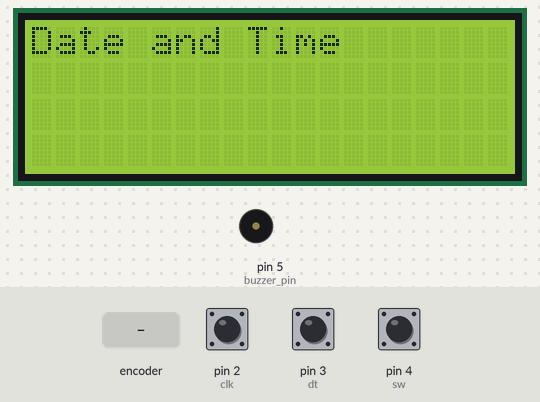
Bench run of a sketch on a simulated Arduino Uno, built with avr-gcc and run on an emulated ATmega328P. Parts: 20×4 character LCD, buzzer (waves = sounding). The test bench sets the inputs (shaded band); at power-on: pin 4 (sw) HIGH, pin 2 (clk) HIGH, pin 3 (dt) HIGH. The local clock reads 2024-03-15 10:24:30 at power-on unless the sketch sets it.

Above: at 4.2 s.
4.3 s: rotary encoder on pin 2 (clk) / pin 3 (dt) turned 3 steps (first pin leading)
At 6.0 s:
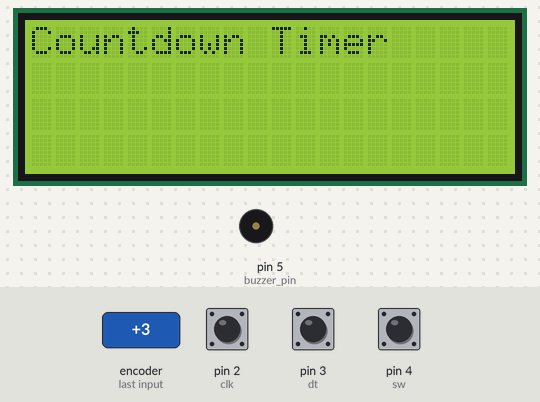
6.4 s: pin 4 (sw) pulled LOW for 0.15 s
At 7.3 s:
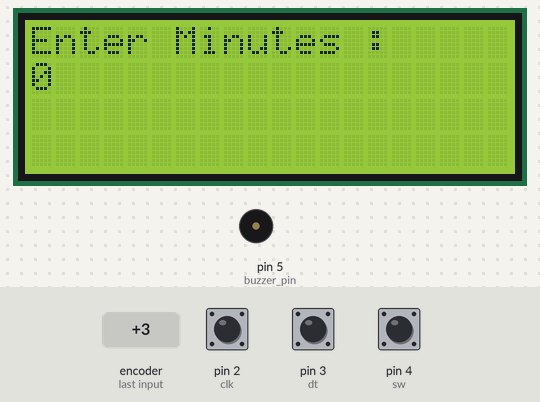
8.0 s: pin 4 (sw) pulled LOW for 1 s
At 9.1 s:
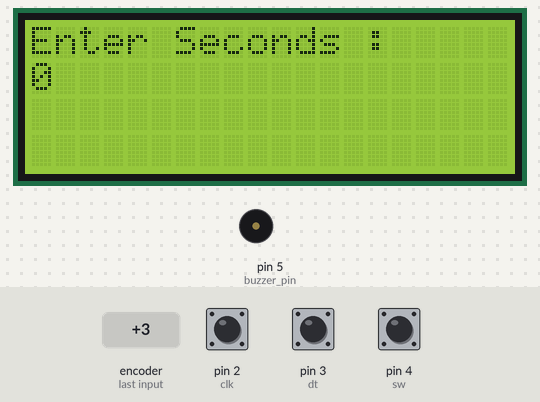
10.5 s: pin 4 (sw) pulled LOW for 0.15 s
At 10.9 s:
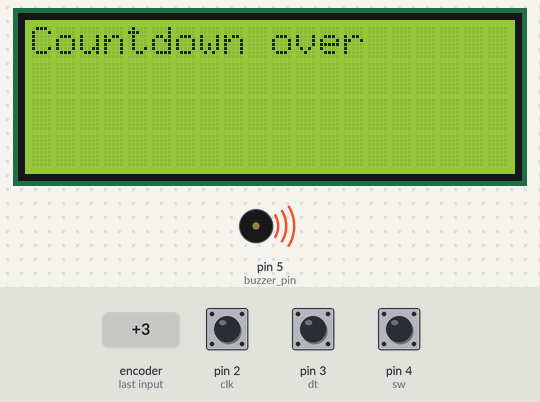
13.6 s: pin 4 (sw) pulled LOW for 3.2 s
At 15.6 s:
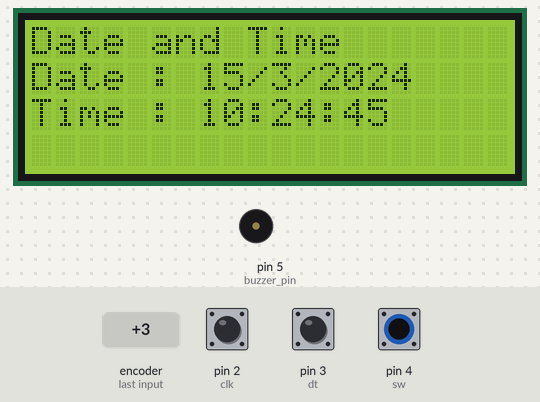
Timing chart, 0 to 17.1 s (numbered marks = the images above; inputs shaded):
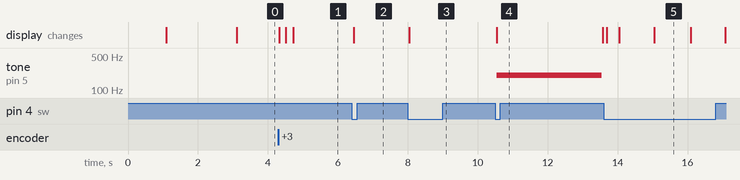

The sketch:

sketch.ino
```cpp
#include<RTClib.h>
#include<ezButton.h>
#include <LiquidCrystal_I2C.h>

RTC_DS1307 rtc;

byte buzzer_pin = 5;
//  lcd object : setting register address 0x27
LiquidCrystal_I2C lcd(0x27, 20, 4);

//  clock variables
int year = 0;
int month = 0;
int day = 0;
int hour = 0;
int minute = 0;
int second = 0;

//  alarm variables
int alarm_hours = 0;
int alarm_minutes = 0;

//  encoder variables
byte clk = 2;
byte dt = 3;
byte sw = 4;

ezButton button(sw);

//  counting rotations
int counter = 0;
int prev_counter = -1;
int flag = 1;

String rtc_date = "";
String rtc_time = "";

void setup() {

  Serial.begin(9600);

  //  initializing LCD
  lcd.init();  //  initialize the lcd.
  lcd.clear();  //  clears the screen and moves the cursor to the top left corner.
  lcd.backlight();  //  turn on the backlight.

  //  initial messages
  lcd.clear();
  lcd_print(0, 0, "RTC found");
  delay(1000);
  lcd_print(0, 0, "Hi i am Cuckoo!");
  delay(2000);
  if (!rtc.begin()) {
    // Serial.println("RTC not initialised");
    while (true);
  }
  // Serial.println("RTC found");

  attachInterrupt(digitalPinToInterrupt(clk), encoder, FALLING);

  button.setDebounceTime(25);
}

void encoder() {
  prev_counter = counter;
  if (digitalRead(dt)  ==  HIGH)counter++;
  else counter--;
  flag = 1;
}

void mode_selector() {
  counter = constrain(counter, 0, 3);
  if (prev_counter != counter  &&  flag  ==  1) {
    if (counter  ==  0) {
      lcd.clear();
      lcd_print(0, 0, "Date and Time");
    }
    else if (counter  ==  1) {
      lcd.clear();
      lcd_print(0, 0, "Set Alarm");
    }
    else if (counter  ==  2) {
      lcd.clear();
      lcd_print(0, 0, "Stopwatch");
    }
    else if (counter  ==  3) {
      lcd.clear();
      lcd_print(0, 0, "Countdown Timer");
    }
    flag = 0;
  }
}


void loop() {


  button.loop();
  if (button.isPressed())select_mode();


  mode_selector();

  current_time();
  //  playing alarm
  if (alarm_minutes  ==  minute  &&  alarm_hours  ==  hour) {
    play_buzzer(1000, 5000);

    // resetting variables
    alarm_hours = 0;
    alarm_minutes = 0;
  }


  //  for better working of simulator
  delay(10);
}


void select_mode() {
  if (counter  ==  0)get_time();
  else if (counter  ==  1)set_alarm();
  else if (counter  ==  2)stopwatch();
  else countdown();
}

void get_time() {
  while (true) {
    //  looping button
    button.loop();
    if (button.isPressed()) {
      lcd.clear();

      //  let's run the mode_selector
      prev_counter = -1;
      flag = 1;

      //  break the loop
      break;
    }

    //  getting current time
    current_time();
    String current_date = "Date : " + String(day) + "/" + String(month) +
                          "/" + String(year);
    String current_time = "Time : " + String(hour) + ":" + String(minute) +
                          ":" + String(second);
    lcd_print(0, 0, "Date and Time");
    lcd_print(0, 1, current_date);
    lcd_print(0, 2, current_time);
  }
}


void set_alarm() {
  lcd_print(0, 0, "Enter hours : ");
  alarm_hours = set_value(0, 23);
  // Serial.print(alarm_hours);
  lcd_print(0, 0, "Enter Minutes : ");
  alarm_minutes = set_value(0, 59);
  //  printing data
  lcd.clear();
  lcd_print(0, 0, "Alarm is set for ");
  lcd_print(0, 1, String(alarm_hours));
  lcd_print(3, 1, " Hours and ");
  lcd_print(0, 2, String(alarm_minutes));
  lcd_print(3, 2, " Minutes");
  delay(5000);
}


void stopwatch() {

  int stopwatch_hour, stopwatch_minute, stopwatch_second = 0;
  int last_second = 0;

  while (true) {
    //  breaking loop if button pressed
    button.loop();
    if (button.isPressed()) {
      prev_counter = -1;
      flag = 1;

      delay(5000);
      lcd.clear();
      break;
    }

    //  tracking current time to get the 'seconds' variable
    current_time();

    //  stopwatch algo
    if (abs(second - last_second) >= 1) {
      last_second = second;
      String stopwatch_time = String(stopwatch_hour) +
                              " : " + String(stopwatch_minute) +
                              " : " + String(stopwatch_second);
      lcd.clear();
      lcd_print(0, 0, "Stopwatch");
      lcd_print(0, 1, String(stopwatch_time));
      stopwatch_second++;
    }

    //  condition check
    if (stopwatch_second > 59) {
      stopwatch_second = 0;
      stopwatch_minute++;
    }
    else if (stopwatch_minute > 59) {
      stopwatch_minute = 0;
      stopwatch_hour++;
    }
    else if (stopwatch_hour > 24) {
      stopwatch_second, stopwatch_minute, stopwatch_hour = 0;
    }
  }
}


void countdown() {
  int countdown_minutes = 0;
  int countdown_seconds = 0;
  //  setting minutes
  lcd_print(0, 0, "Enter Minutes : ");
  countdown_minutes = set_value(0, 59);
  //  setting seconds
  lcd_print(0, 0, "Enter Seconds : ");
  countdown_seconds = set_value(0, 59);

  //  start the stopwatch
  while (countdown_minutes  !=  0  ||  countdown_seconds  !=  0) {

    String t = String(countdown_minutes) + ":"
               + String(countdown_seconds);
    lcd.clear();
    lcd_print(0, 0, "Countdown Timer");
    lcd_print(0, 1, t);
    if (countdown_seconds ==  0) {
      if (countdown_minutes != 0) {
        countdown_seconds = 59;
        countdown_minutes--;
      }
    }
    countdown_seconds--;
    delay(1000);
  }
  lcd.clear();
  lcd_print(0, 0, "Countdown over");
  play_buzzer(200, 3000);

}


void lcd_print(int x, int y, String message) {
  lcd.setCursor(x, y);
  lcd.print(message);
}


void current_time() {

  //  getting current date and time
  DateTime current = rtc.now();
  year = current.year();
  month = current.month();
  day = current.day();
  hour = current.hour();
  minute = current.minute();
  second = current.second();
}


int set_value(int min_val, int max_val) {
  int value = 0;
  int last_counter = -1;
  counter = 0;

  while (true) {
    button.loop();
    if (button.isPressed())
      break;

    counter = constrain(counter, min_val, max_val);
    if (last_counter != counter) {
      lcd_print(0, 1, "  ");
      lcd_print(0, 1, String(counter));
      last_counter = counter;
    }
  }
  value = counter;
  counter = 0;
  last_counter = -1;
  return value;
}

void play_buzzer(int frequency, int duration) {
  tone(buzzer_pin, frequency);
  delay(duration);
  noTone(buzzer_pin);
}
```

Measured:
- after the input at 4.3 s, the display: first changes at once (image 1 shows a later state)
- after the input at 6.4 s, the display: changes after 0.06 s (image 2)
- after the input at 8.0 s, the display: changes at once (image 3)
- after the input at 10.5 s, tone on pin 5 (buzzer_pin): silent → 200 Hz at once, → silent 3.0 s later; the display: changes at once (image 4)
- after the input at 13.6 s, the display: first changes after 0.09 s (image 5 shows a later state)
